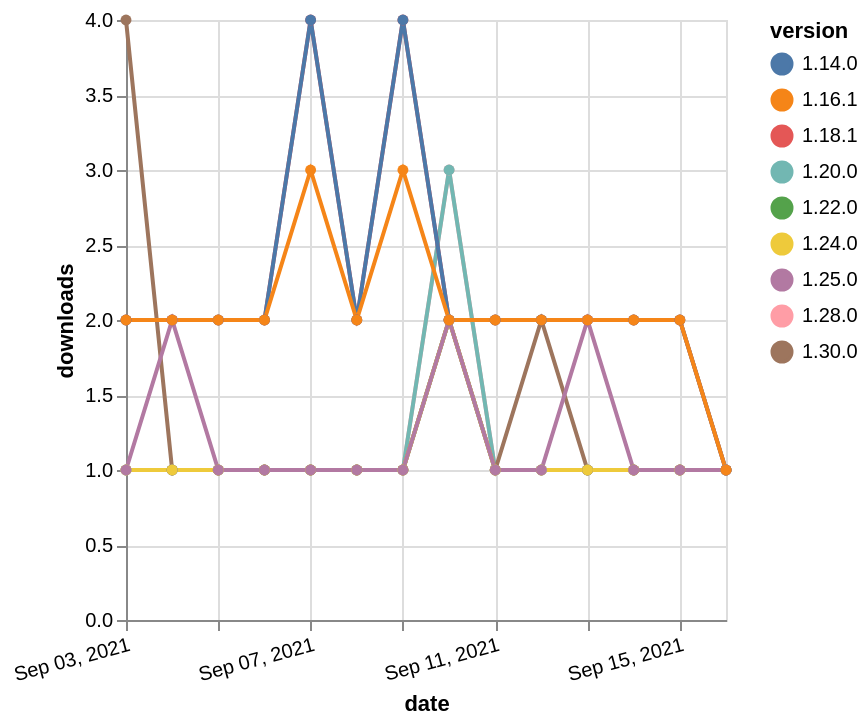

Specify this chart in Vega-Lite:
### Vega-Lite specification from a JSON file in a GitHub repository (floating-point values rounded to 4 significant figures)
{"$schema": "https://vega.github.io/schema/vega-lite/v5.json", "description": "A simple bar chart with embedded data.", "data": {"values": [{"date": "2021-09-03", "total": 195, "delta": 1, "version": "1.22.0"}, {"date": "2021-09-04", "total": 196, "delta": 1, "version": "1.22.0"}, {"date": "2021-09-05", "total": 197, "delta": 1, "version": "1.22.0"}, {"date": "2021-09-06", "total": 198, "delta": 1, "version": "1.22.0"}, {"date": "2021-09-07", "total": 199, "delta": 1, "version": "1.22.0"}, {"date": "2021-09-08", "total": 200, "delta": 1, "version": "1.22.0"}, {"date": "2021-09-09", "total": 201, "delta": 1, "version": "1.22.0"}, {"date": "2021-09-10", "total": 203, "delta": 2, "version": "1.22.0"}, {"date": "2021-09-11", "total": 204, "delta": 1, "version": "1.22.0"}, {"date": "2021-09-12", "total": 205, "delta": 1, "version": "1.22.0"}, {"date": "2021-09-13", "total": 206, "delta": 1, "version": "1.22.0"}, {"date": "2021-09-14", "total": 207, "delta": 1, "version": "1.22.0"}, {"date": "2021-09-15", "total": 208, "delta": 1, "version": "1.22.0"}, {"date": "2021-09-16", "total": 209, "delta": 1, "version": "1.22.0"}, {"date": "2021-09-03", "total": 179, "delta": 1, "version": "1.28.0"}, {"date": "2021-09-04", "total": 180, "delta": 1, "version": "1.28.0"}, {"date": "2021-09-05", "total": 181, "delta": 1, "version": "1.28.0"}, {"date": "2021-09-06", "total": 182, "delta": 1, "version": "1.28.0"}, {"date": "2021-09-07", "total": 183, "delta": 1, "version": "1.28.0"}, {"date": "2021-09-08", "total": 184, "delta": 1, "version": "1.28.0"}, {"date": "2021-09-09", "total": 185, "delta": 1, "version": "1.28.0"}, {"date": "2021-09-10", "total": 188, "delta": 3, "version": "1.28.0"}, {"date": "2021-09-11", "total": 189, "delta": 1, "version": "1.28.0"}, {"date": "2021-09-12", "total": 190, "delta": 1, "version": "1.28.0"}, {"date": "2021-09-13", "total": 191, "delta": 1, "version": "1.28.0"}, {"date": "2021-09-14", "total": 192, "delta": 1, "version": "1.28.0"}, {"date": "2021-09-15", "total": 193, "delta": 1, "version": "1.28.0"}, {"date": "2021-09-16", "total": 194, "delta": 1, "version": "1.28.0"}, {"date": "2021-09-03", "total": 379, "delta": 1, "version": "1.20.0"}, {"date": "2021-09-04", "total": 380, "delta": 1, "version": "1.20.0"}, {"date": "2021-09-05", "total": 381, "delta": 1, "version": "1.20.0"}, {"date": "2021-09-06", "total": 382, "delta": 1, "version": "1.20.0"}, {"date": "2021-09-07", "total": 383, "delta": 1, "version": "1.20.0"}, {"date": "2021-09-08", "total": 384, "delta": 1, "version": "1.20.0"}, {"date": "2021-09-09", "total": 385, "delta": 1, "version": "1.20.0"}, {"date": "2021-09-10", "total": 388, "delta": 3, "version": "1.20.0"}, {"date": "2021-09-11", "total": 389, "delta": 1, "version": "1.20.0"}, {"date": "2021-09-12", "total": 390, "delta": 1, "version": "1.20.0"}, {"date": "2021-09-13", "total": 391, "delta": 1, "version": "1.20.0"}, {"date": "2021-09-14", "total": 392, "delta": 1, "version": "1.20.0"}, {"date": "2021-09-15", "total": 393, "delta": 1, "version": "1.20.0"}, {"date": "2021-09-16", "total": 394, "delta": 1, "version": "1.20.0"}, {"date": "2021-09-03", "total": 2470, "delta": 2, "version": "1.18.1"}, {"date": "2021-09-04", "total": 2472, "delta": 2, "version": "1.18.1"}, {"date": "2021-09-05", "total": 2474, "delta": 2, "version": "1.18.1"}, {"date": "2021-09-06", "total": 2476, "delta": 2, "version": "1.18.1"}, {"date": "2021-09-07", "total": 2480, "delta": 4, "version": "1.18.1"}, {"date": "2021-09-08", "total": 2482, "delta": 2, "version": "1.18.1"}, {"date": "2021-09-09", "total": 2486, "delta": 4, "version": "1.18.1"}, {"date": "2021-09-10", "total": 2488, "delta": 2, "version": "1.18.1"}, {"date": "2021-09-11", "total": 2490, "delta": 2, "version": "1.18.1"}, {"date": "2021-09-12", "total": 2492, "delta": 2, "version": "1.18.1"}, {"date": "2021-09-13", "total": 2494, "delta": 2, "version": "1.18.1"}, {"date": "2021-09-14", "total": 2496, "delta": 2, "version": "1.18.1"}, {"date": "2021-09-15", "total": 2498, "delta": 2, "version": "1.18.1"}, {"date": "2021-09-16", "total": 2499, "delta": 1, "version": "1.18.1"}, {"date": "2021-09-03", "total": 122, "delta": 4, "version": "1.30.0"}, {"date": "2021-09-04", "total": 123, "delta": 1, "version": "1.30.0"}, {"date": "2021-09-05", "total": 124, "delta": 1, "version": "1.30.0"}, {"date": "2021-09-06", "total": 125, "delta": 1, "version": "1.30.0"}, {"date": "2021-09-07", "total": 126, "delta": 1, "version": "1.30.0"}, {"date": "2021-09-08", "total": 127, "delta": 1, "version": "1.30.0"}, {"date": "2021-09-09", "total": 128, "delta": 1, "version": "1.30.0"}, {"date": "2021-09-10", "total": 130, "delta": 2, "version": "1.30.0"}, {"date": "2021-09-11", "total": 131, "delta": 1, "version": "1.30.0"}, {"date": "2021-09-12", "total": 133, "delta": 2, "version": "1.30.0"}, {"date": "2021-09-13", "total": 134, "delta": 1, "version": "1.30.0"}, {"date": "2021-09-14", "total": 135, "delta": 1, "version": "1.30.0"}, {"date": "2021-09-15", "total": 136, "delta": 1, "version": "1.30.0"}, {"date": "2021-09-16", "total": 137, "delta": 1, "version": "1.30.0"}, {"date": "2021-09-03", "total": 179, "delta": 1, "version": "1.24.0"}, {"date": "2021-09-04", "total": 180, "delta": 1, "version": "1.24.0"}, {"date": "2021-09-05", "total": 181, "delta": 1, "version": "1.24.0"}, {"date": "2021-09-06", "total": 182, "delta": 1, "version": "1.24.0"}, {"date": "2021-09-07", "total": 183, "delta": 1, "version": "1.24.0"}, {"date": "2021-09-08", "total": 184, "delta": 1, "version": "1.24.0"}, {"date": "2021-09-09", "total": 185, "delta": 1, "version": "1.24.0"}, {"date": "2021-09-10", "total": 187, "delta": 2, "version": "1.24.0"}, {"date": "2021-09-11", "total": 188, "delta": 1, "version": "1.24.0"}, {"date": "2021-09-12", "total": 189, "delta": 1, "version": "1.24.0"}, {"date": "2021-09-13", "total": 190, "delta": 1, "version": "1.24.0"}, {"date": "2021-09-14", "total": 191, "delta": 1, "version": "1.24.0"}, {"date": "2021-09-15", "total": 192, "delta": 1, "version": "1.24.0"}, {"date": "2021-09-16", "total": 193, "delta": 1, "version": "1.24.0"}, {"date": "2021-09-03", "total": 3036, "delta": 2, "version": "1.14.0"}, {"date": "2021-09-04", "total": 3038, "delta": 2, "version": "1.14.0"}, {"date": "2021-09-05", "total": 3040, "delta": 2, "version": "1.14.0"}, {"date": "2021-09-06", "total": 3042, "delta": 2, "version": "1.14.0"}, {"date": "2021-09-07", "total": 3046, "delta": 4, "version": "1.14.0"}, {"date": "2021-09-08", "total": 3048, "delta": 2, "version": "1.14.0"}, {"date": "2021-09-09", "total": 3052, "delta": 4, "version": "1.14.0"}, {"date": "2021-09-10", "total": 3054, "delta": 2, "version": "1.14.0"}, {"date": "2021-09-11", "total": 3056, "delta": 2, "version": "1.14.0"}, {"date": "2021-09-12", "total": 3058, "delta": 2, "version": "1.14.0"}, {"date": "2021-09-13", "total": 3060, "delta": 2, "version": "1.14.0"}, {"date": "2021-09-14", "total": 3062, "delta": 2, "version": "1.14.0"}, {"date": "2021-09-15", "total": 3064, "delta": 2, "version": "1.14.0"}, {"date": "2021-09-16", "total": 3065, "delta": 1, "version": "1.14.0"}, {"date": "2021-09-03", "total": 154, "delta": 1, "version": "1.25.0"}, {"date": "2021-09-04", "total": 156, "delta": 2, "version": "1.25.0"}, {"date": "2021-09-05", "total": 157, "delta": 1, "version": "1.25.0"}, {"date": "2021-09-06", "total": 158, "delta": 1, "version": "1.25.0"}, {"date": "2021-09-07", "total": 159, "delta": 1, "version": "1.25.0"}, {"date": "2021-09-08", "total": 160, "delta": 1, "version": "1.25.0"}, {"date": "2021-09-09", "total": 161, "delta": 1, "version": "1.25.0"}, {"date": "2021-09-10", "total": 163, "delta": 2, "version": "1.25.0"}, {"date": "2021-09-11", "total": 164, "delta": 1, "version": "1.25.0"}, {"date": "2021-09-12", "total": 165, "delta": 1, "version": "1.25.0"}, {"date": "2021-09-13", "total": 167, "delta": 2, "version": "1.25.0"}, {"date": "2021-09-14", "total": 168, "delta": 1, "version": "1.25.0"}, {"date": "2021-09-15", "total": 169, "delta": 1, "version": "1.25.0"}, {"date": "2021-09-16", "total": 170, "delta": 1, "version": "1.25.0"}, {"date": "2021-09-03", "total": 2574, "delta": 2, "version": "1.16.1"}, {"date": "2021-09-04", "total": 2576, "delta": 2, "version": "1.16.1"}, {"date": "2021-09-05", "total": 2578, "delta": 2, "version": "1.16.1"}, {"date": "2021-09-06", "total": 2580, "delta": 2, "version": "1.16.1"}, {"date": "2021-09-07", "total": 2583, "delta": 3, "version": "1.16.1"}, {"date": "2021-09-08", "total": 2585, "delta": 2, "version": "1.16.1"}, {"date": "2021-09-09", "total": 2588, "delta": 3, "version": "1.16.1"}, {"date": "2021-09-10", "total": 2590, "delta": 2, "version": "1.16.1"}, {"date": "2021-09-11", "total": 2592, "delta": 2, "version": "1.16.1"}, {"date": "2021-09-12", "total": 2594, "delta": 2, "version": "1.16.1"}, {"date": "2021-09-13", "total": 2596, "delta": 2, "version": "1.16.1"}, {"date": "2021-09-14", "total": 2598, "delta": 2, "version": "1.16.1"}, {"date": "2021-09-15", "total": 2600, "delta": 2, "version": "1.16.1"}, {"date": "2021-09-16", "total": 2601, "delta": 1, "version": "1.16.1"}]}, "width": "container", "mark": {"type": "line", "point": {"filled": true}}, "encoding": {"x": {"field": "date", "type": "temporal", "timeUnit": "yearmonthdate", "title": "date", "axis": {"labelAngle": -15}}, "y": {"field": "delta", "type": "quantitative", "title": "downloads"}, "color": {"field": "version", "type": "nominal"}, "tooltip": {"field": "delta"}}}
